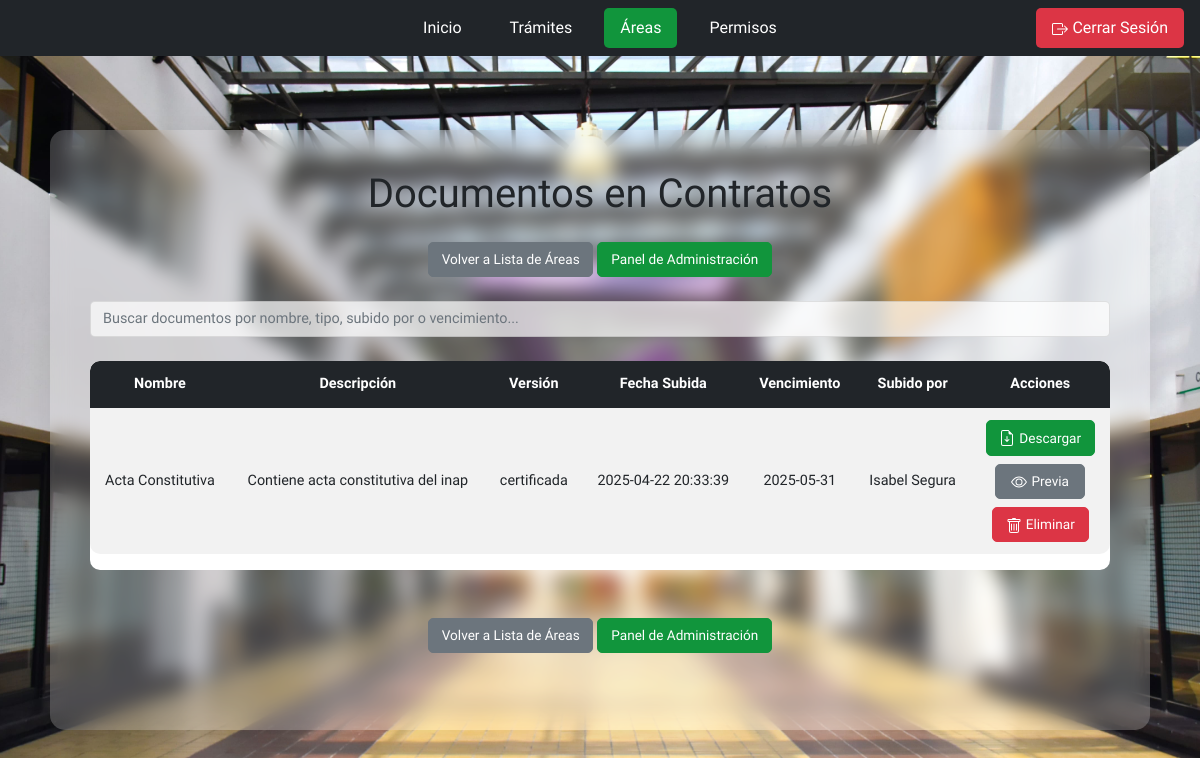
Page /documentos_area.php?area_id=2 (signed in) on the committed database.
### tables this page shows
CREATE TABLE IF NOT EXISTS `areas` (
  `id` int NOT NULL AUTO_INCREMENT,
  `nombre` varchar(50) NOT NULL,
  `area_padre_id` int DEFAULT NULL,
  PRIMARY KEY (`id`),
  KEY `area_padre_id` (`area_padre_id`)
);

CREATE TABLE IF NOT EXISTS `documentos` (
  `id` int NOT NULL AUTO_INCREMENT,
  `nombre` varchar(100) NOT NULL,
  `ruta_archivo` varchar(255) NOT NULL,
  `tipo` varchar(50) NOT NULL,
  `version` varchar(20) NOT NULL,
  `fecha_subida` datetime DEFAULT CURRENT_TIMESTAMP,
  `fecha_vencimiento` date DEFAULT NULL,
  `area_id` int NOT NULL,
  `usuario_id` int NOT NULL,
  PRIMARY KEY (`id`),
  KEY `area_id` (`area_id`),
  KEY `usuario_id` (`usuario_id`)
);

CREATE TABLE IF NOT EXISTS `usuarios` (
  `id` int NOT NULL AUTO_INCREMENT,
  `usuario` varchar(50) NOT NULL,
  `email` varchar(100) NOT NULL,
  `contrasena` varchar(255) NOT NULL,
  `nombre` varchar(100) NOT NULL,
  `area_id` int NOT NULL,
  `es_admin` tinyint(1) DEFAULT '0',
  PRIMARY KEY (`id`),
  UNIQUE KEY `usuario` (`usuario`),
  UNIQUE KEY `email` (`email`),
  KEY `area_id` (`area_id`)
);

### documentos_area.php (the view, shortened to what this page needs)
<?php
require 'includes/config.php';
$es_admin = $_SESSION['es_admin'] ?? 0;
$area_id = (int)$_GET['area_id'];
$area_stmt = $pdo->prepare("SELECT nombre FROM areas WHERE id = ?");
$area_stmt->execute([$area_id]);
$area = $area_stmt->fetch();
$area_nombre = $area ? htmlspecialchars($area['nombre']) : 'Área no encontrada';
$page = isset($_GET['page']) && is_numeric($_GET['page']) && $_GET['page'] > 0 ? (int)$_GET['page'] : 1;
$records_per_page = 10;
$offset = ($page - 1) * $records_per_page;
$documentos = $pdo->prepare("
    SELECT d.*, u.nombre AS usuario_nombre
    FROM documentos d
    LEFT JOIN usuarios u ON d.usuario_id = u.id
    WHERE d.area_id = ?
    ORDER BY d.fecha_subida DESC
    LIMIT ? OFFSET ?
");
$documentos->bindValue(1, $area_id, PDO::PARAM_INT);
$documentos->bindValue(2, $records_per_page, PDO::PARAM_INT);
$documentos->bindValue(3, $offset, PDO::PARAM_INT);
$documentos->execute();
$docs = $documentos->fetchAll();
?>
<!DOCTYPE html>
<html lang="es">
<head>
    <link  rel="stylesheet" href="css/bootstrap.min.css">
</head>
<body>
<div class="topnav">
    <div class="nav-links">
        <a class="navg" href="index.php">Inicio</a>
        <a class="navg" href="tramites.php">Trámites</a>
        <a class="navg active" href="areas.php">Áreas</a>
        <?php if ($es_admin): ?>
        <a class="navg" href="permisos_area.php">Permisos</a>
        <?php endif; ?>
    </div>
    <a class="logout-btn" href="logout.php">
    <img src="icons/box-arrow-right.svg" alt="Descargar" class="logout justify-content-center me-1">Cerrar Sesión
    </a>
</div>
    <div class="container">
        <h1 class="text-center mb-4">Documentos en <?= $area_nombre ?></h1>
        <div class="sticky-top text-center mb-4">
            <a href="areas.php" class="btn btn-secondary">Volver a Lista de Áreas</a>
            <?php if ($es_admin): ?>
            <a href="admin.php" class="btn btn-custom">Panel de Administración</a>
            <?php endif; ?>
        </div>
        <div class="mb-4">
            <input type="text" id="buscador" class="form-control" placeholder="Buscar documentos por nombre, tipo, subido por o vencimiento..." autocomplete="off">
        </div>
        <div class="table-responsive mb-5" style="background-color: white; border-radius: 10px;">
            <table class="table table-striped table-hover" id="tablaDocumentos">
                <thead class="table-dark">
                    <tr>
                        <th class="th-head">Nombre</th>
                        <th class="th-head">Descripción</th>
                        <th class="th-head">Versión</th>
                        <th class="th-head">Fecha Subida</th>
                        <th class="th-head">Vencimiento</th>
                        <th class="th-head">Subido por</th>
                        <th class="th-head">Acciones</th>
                    </tr>
                </thead>
                <tbody>
                    <?php if (count($docs) > 0): ?>
                        <?php foreach ($docs as $doc): ?>
                            <tr>
                                <td class="td-text"><?= htmlspecialchars($doc['nombre']) ?></td>
                                <td class="td-text"><?= htmlspecialchars($doc['tipo']) ?></td>
                                <td class="td-text"><?= htmlspecialchars($doc['version']) ?></td>
                                <td class="td-text"><?= htmlspecialchars($doc['fecha_subida']) ?></td>
                                <td class="td-text"><?= htmlspecialchars($doc['fecha_vencimiento'] ?: 'N/A') ?></td>
                                <td class="td-text"><?= htmlspecialchars($doc['usuario_nombre']) ?></td>
                                <td class="td-text">
                                    <div class="acciones">
                                        <a href="<?= htmlspecialchars($doc['ruta_archivo']) ?>" class="btn btn-custom btn-sm d-flex align-items-center" download><img src="icons/file-earmark-arrow-down.svg" alt="Descargar" class="download justify-content-center me-1">Descargar</a>
                                        <a href="<?= htmlspecialchars($doc['ruta_archivo']) ?>" target="_blank" class="btn btn-secondary btn-sm "><img src="icons/eye.svg" alt="Vista previa" class="eye justify-content-center me-1">Previa</a>
                                        <?php if ($es_admin): ?>
                                            <a href="?area_id=<?= $area_id ?>&eliminar_id=<?= $doc['id'] ?>&page=<?= $page ?>" class="btn btn-danger btn-sm" onclick="return confirm('¿Seguro que deseas eliminar este documento?')"><img src="icons/trash.svg" alt="Vista previa" class="trash justify-content-center me-1"></i>Eliminar</a>
                                        <?php endif; ?>
                                    </div>
                                </td>
                            </tr>
                        <?php endforeach; ?>
                    <?php else: ?>
                        <tr>
                            <td colspan="7" class="text-center">No hay documentos en esta área.</td>
                        </tr>
                    <?php endif; ?>
                </tbody>
            </table>
        </div>
        <div class="sticky-top text-center mb-4">
            <a href="areas.php" class="btn btn-secondary">Volver a Lista de Áreas</a>
            <?php if ($es_admin): ?>
                <a href="admin.php" class="btn btn-custom">Panel de Administración</a>
            <?php endif; ?>
        </div>
    </div>
</body>
</html>

### documentos_area.php (style rules this page uses)
body { min-height: 100vh; background: url('image/background_inap.jpg') center/cover no-repeat fixed; margin: 0; display: flex; flex-direction: column; align-items: center; justify-content: center; font-family: "Cal Sans", sans-serif; font-weight: 300; }
.topnav { width: 100%; background-color: #212529; backdrop-filter: blur(30px); padding: 0.5rem 1rem; position: fixed; top: 0; z-index: 1000; display: flex; justify-content: center; align-items: center; }
.topnav .nav-links { display: flex; justify-content: center; align-items: center; }
.topnav .navg { color: white; text-decoration: none; padding: 0.5rem 1rem; margin: 0 0.5rem; border-radius: 5px; font-weight: 500; font-family: "Cal Sans", sans-serif; transition: all 0.3s ease; }
.logout-btn { background-color: #dc3545; color: white !important; padding: 0.5rem 1rem; border-radius: 5px; font-weight: 500; transition: all 0.3s ease; position: absolute; right: 1rem; top: 50%; transform: translateY(-50%); text-decoration: none; }
.topnav a:hover, .topnav a.active { background-color: #11953c; color: white; }
.container { max-width: 1100px; width: 100%; margin: 80px 20px 20px; border-radius: 15px; overflow: hidden; box-shadow: 0 8px 32px rgba(0, 0, 0, 0.1); background: rgba(255, 255, 255, 0.2); backdrop-filter: blur(10px); animation: slideIn 0.8s ease-out; padding: 2.5rem; min-height: 600px; }
.btn-custom { border-radius: 5px; padding: 0.4rem 0.8rem; transition: all 0.3s ease; background-color: #11953c; border-color: #11953c; color: white; min-width: 90px; font-size: 0.85rem; text-align: center; }
.btn-secondary { border-radius: 5px; padding: 0.4rem 0.8rem; transition: all 0.3s ease; background-color: #6c757d; border-color: #6c757d; color: white; min-width: 90px; font-size: 0.85rem; text-align: center; }
.btn-danger { border-radius: 5px; padding: 0.4rem 0.8rem; transition: all 0.3s ease; background-color: #dc3545; border-color: #dc3545; color: white; min-width: 90px; font-size: 0.85rem; text-align: center; }
.logout, .download, .eye, .trash { filter: invert(100%); }
.table { background: rgba(255, 255, 255, 0.3); border-radius: 10px; overflow: hidden; font-size: 0.9rem; }
.table-dark { background-color: rgba(0, 0, 0, 0.7); color: white; font-size: 0.9rem; }
.th-head, .td-text { text-align: center; }
.table-striped tbody tr:nth-of-type(odd) { background-color: rgba(255, 255, 255, 0.4); }
.table td, .table th { border: none; padding: 0.75rem; vertical-align: middle; }
.form-control { border-radius: 5px; background: rgba(255, 255, 255, 0.7); border: 1px solid rgba(0, 0, 0, 0.1); transition: all 0.3s ease; font-size: 0.9rem; }
.acciones { display: flex; flex-direction: column; align-items: center; gap: 0.5rem; }
.sticky-top { position: sticky; top: 0; z-index: 1020; }

### rows in the picture
areas: nombre "Contratos"
documentos: nombre "Acta Constitutiva", tipo "Contiene acta constitutiva del inap", version "certificada", fecha_subida "2025-04-22 20:33:39", fecha_vencimiento "2025-05-31", usuario.nombre "Isabel Segura"
